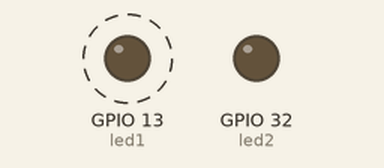
This sketch was run on a simulated ESP32. On the bench: output pins drawn as LEDs (lit = HIGH). Dashed ring = blinking.

Above: at 0.5 s.
At 5.5 s:
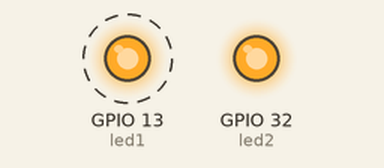
Timing chart, 0 to 6.9 s (numbered marks = the images above):
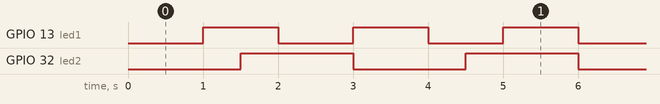

The sketch:

non-blocking-dual-blink.ino
```cpp
/* Non-blocking dual blink
 * Same intent as blocking-dual-blink.ino - two LEDs blinking at different
 * rates - but written so neither LED ever waits on the other.
 */

const int led1 = 13, led2 = 32;
const unsigned long period1 = 1000, period2 = 1500;

unsigned long prev1 = 0, prev2 = 0;
bool state1 = LOW, state2 = LOW;
// Two full sets of state variables - one per LED. Each pair is completely
// independent; neither knows or cares that the other exists.

void setup() {
  pinMode(led1, OUTPUT);
  pinMode(led2, OUTPUT);
}

void loop() {
  unsigned long now = millis();
  // Read the clock once per pass and reuse it for both checks below,
  // rather than calling millis() twice.

  if (now - prev1 >= period1) {
    prev1 = now;
    state1 = !state1;
    digitalWrite(led1, state1);
  }
  // Exact same non-blocking pattern used throughout the previous sketch
  // set (see non-blocking-blink.ino) - just applied to led1's own timer.

  if (now - prev2 >= period2) {
    prev2 = now;
    state2 = !state2;
    digitalWrite(led2, state2);
  }
  // Identical pattern again, independently, for led2. Adding a second
  // periodic task cost four lines, not a redesign.
}

/* What to expect physically: the two LEDs blink on their own schedules,
 * with no forced sequencing. Because 1000ms and 1500ms share a common
 * multiple of 3000ms, the two cycles realign every 3 seconds - sometimes
 * landing both ON, sometimes both OFF, purely as a byproduct of the math,
 * not because either LED is aware of the other.
 */
```

Measured:
- by itself, GPIO 13 (led1): alternates HIGH for 1.0 s and LOW for 1.0 s
- by itself, GPIO 32 (led2): alternates HIGH for 1.5 s and LOW for 1.5 s
- by itself, everything shown: repeats every 6.0 s, in 8 steps
